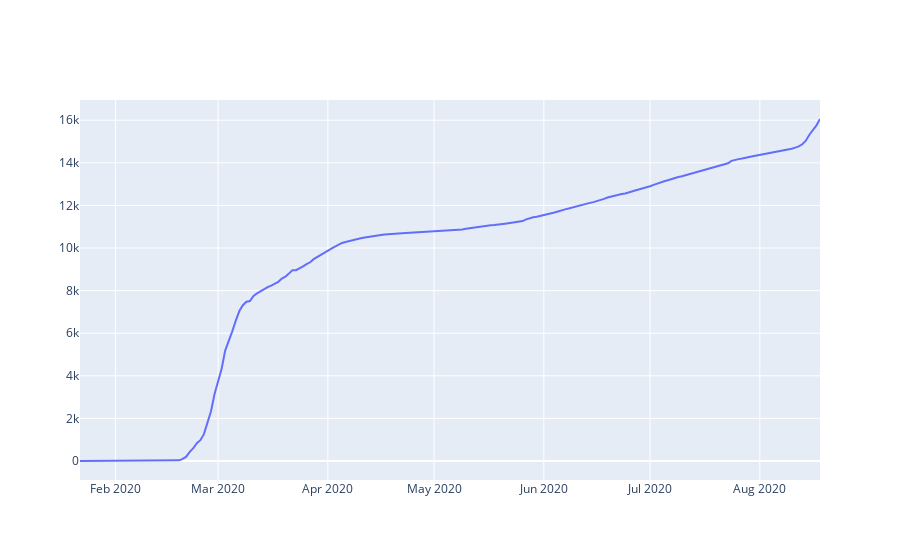

Write notebook code for a chart like this one.
### Markdown cell above
## Plot

### Code cell
# Plot Korea's COVID-19 confirmed cases

fig = go.Figure()

fig.add_trace(
    go.Scatter(
        x = df_korea.Date,
        y = df_korea.Confirmed,
        name = "Confirmed cases in Korea"
    )
)

fig

### Figure 1 — Plotly figure (JSON) as saved in the notebook; plotly's stock layout.template omitted (floating-point values rounded to 4 significant figures; data arrays with more than 128 entries replaced by an {"elided": "..."} marker saying what was removed)
{"data": [{"name": "Confirmed cases in Korea", "type": "scatter", "x": {"elided": "210 str values"}, "y": {"elided": "210 int values"}}], "layout": {}}
